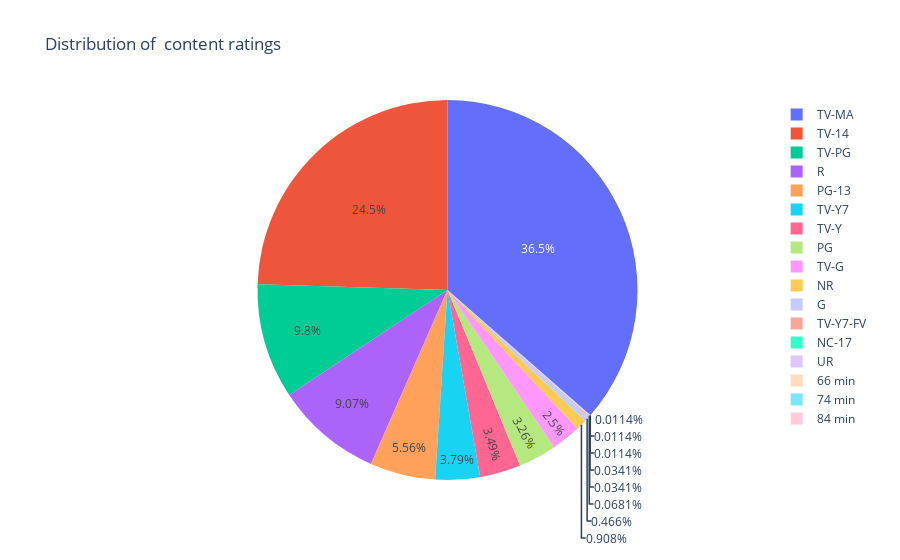

Here is the notebook cell this chart was saved with:
### Code cell
s=df.groupby(['rating']).size().reset_index(name = 'counts')
px.pie(s, values = 'counts', names = 'rating', title = 'Distribution of  content ratings')

### Figure 1 — Plotly figure (JSON) as saved in the notebook; plotly's stock layout.template omitted (floating-point values rounded to 4 significant figures)
{"data": [{"domain": {"x": [0, 1], "y": [0, 1]}, "hovertemplate": "rating=%{label}<br>counts=%{value}<extra></extra>", "labels": ["66 min", "74 min", "84 min", "G", "NC-17", "NR", "PG", "PG-13", "R", "TV-14", "TV-G", "TV-MA", "TV-PG", "TV-Y", "TV-Y7", "TV-Y7-FV", "UR"], "legendgroup": "", "name": "", "showlegend": true, "type": "pie", "values": [1, 1, 1, 41, 3, 80, 287, 490, 799, 2160, 220, 3211, 863, 307, 334, 6, 3]}], "layout": {"legend": {"tracegroupgap": 0}, "title": {"text": "Distribution of  content ratings"}}}
